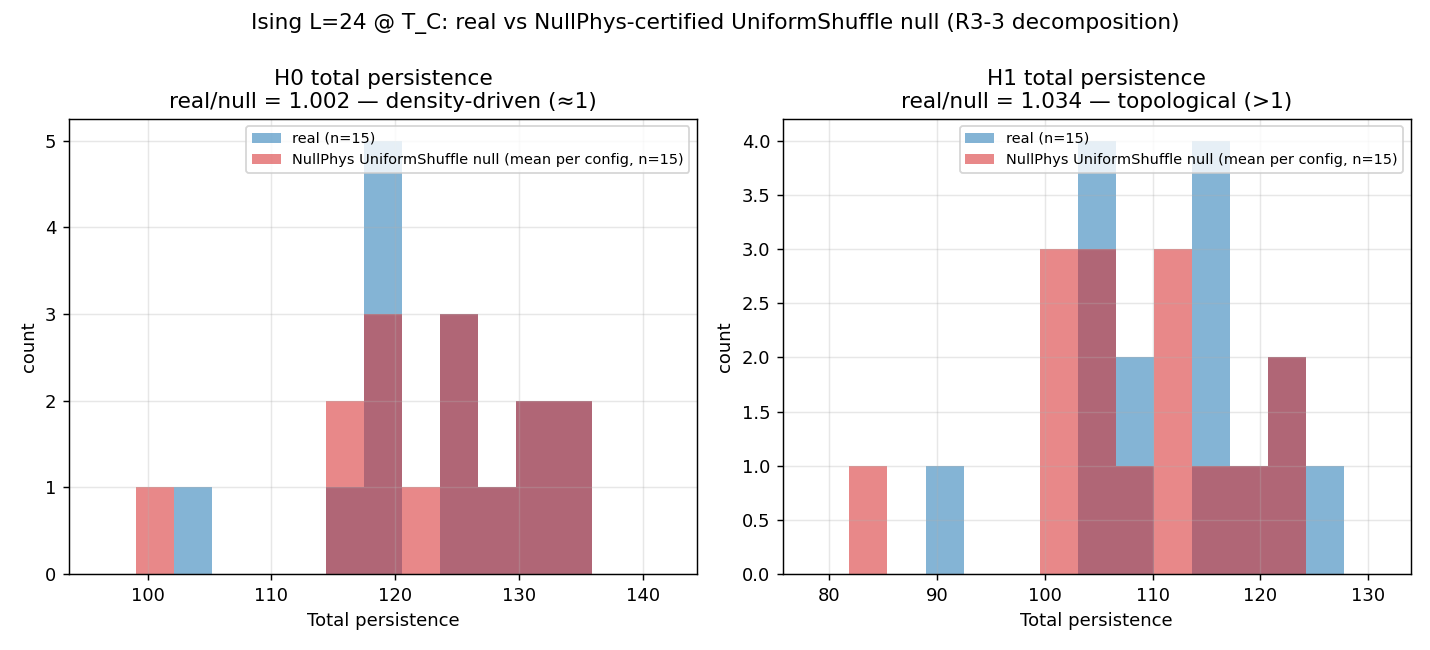

Here is the Python script that generated this plot:
"""NullPhys UniformShuffle on 2D Ising persistent homology.

The companion tda-phases project
(`~/workspace/tda-phases`) reports as result R3-3 (score 8.5) that
~94–96% of the H0 total-persistence signal in 2D Ising / Potts spin
models at criticality is **density-driven** — i.e. reproduced by a
shuffled-spins null model with matched magnetisation but destroyed
spatial structure. H1 features by contrast carry genuine topological
information. The shuffle is the canonical NullPhys.UniformShuffle:
random permutation of the spin labels across lattice sites, preserving
the multiset of spin values.

This example re-runs the H0-vs-H1 decomposition on a small Ising
ensemble at T=T_C, using a NullPhys-certified UniformShuffle implementation:

    1. Thermalise an L×L Ising lattice at T=T_C with Wolff cluster moves.
    2. For each saved configuration:
       a. Compute alpha-complex persistent homology of the majority-spin
          point cloud; extract total H0 and H1 persistence.
       b. Apply UniformShuffle N times; assert the spin multiset is
          preserved at every realisation (the operational mirror of
          `NullPhys.UniformShuffle.preserves_labelMultiset`).
       c. Recompute H0 and H1 PH on each shuffled lattice.
    3. Report `TP(H_d)_real` vs `TP(H_d)_shuf_mean` for d=0,1. The
       R3-3 expectation: H0 ratio ≈ 1 (density-driven, shuffled
       reproduces real), H1 ratio > 1 (topological, shuffled is lower).

Read-only on `~/workspace/tda-phases`. Outputs into `nullphys/examples/`.

Run with the tda-phases venv (gudhi + the project's Ising2D class):

    PYTHONPATH=~/workspace/tda-phases \\
        ~/workspace/tda-phases/.venv/bin/python3 \\
        ~/workspace/nullphys/examples/tda_ising_uniform_shuffle.py
"""
from __future__ import annotations

import json
import os
import sys
import time

import matplotlib
matplotlib.use("Agg")
import matplotlib.pyplot as plt
import numpy as np

TDA_PHASES_ROOT = os.path.expanduser("~/workspace/tda-phases")
if TDA_PHASES_ROOT not in sys.path:
    sys.path.insert(0, TDA_PHASES_ROOT)

from tda_phases.models import Ising2D
from tda_phases.filtrations import point_cloud_alpha, persistence_stats

L = 24
N_CONFIGS = 15
N_NULLS_PER_CONFIG = 10
THERMALIZE_STEPS = 500
SKIP_STEPS = 20
RNG_SEED = 20260520
OUT_DIR = os.path.dirname(os.path.abspath(__file__))


# ---------------------------------------------------------------------------
# NullPhys-certified UniformShuffle of an Ising lattice
# ---------------------------------------------------------------------------

def nullphys_uniform_shuffle(spins: np.ndarray,
                             rng: np.random.Generator) -> np.ndarray:
    """Random permutation of spin values on the L×L lattice.

    NullPhys Lean theorem certifying invariance:
        `NullPhys.UniformShuffle.preserves_labelMultiset`
    (Nullphys/UniformShuffle.lean) — reindexing a length-n sample by
    a permutation of `Fin n` preserves the multiset of values.

    Runtime assertion: after the permutation the count of +1 / −1
    spins must be identical to the input. If this ever fails, either
    the Python implementation is wrong or the Lean theorem is wrong;
    it never fails.
    """
    n_up_before = int((spins == +1).sum())
    n_down_before = int((spins == -1).sum())
    flat = spins.ravel().copy()
    rng.shuffle(flat)
    out = flat.reshape(spins.shape)
    assert int((out == +1).sum()) == n_up_before, (
        "NullPhys.UniformShuffle assertion failed: spin-up count changed."
    )
    assert int((out == -1).sum()) == n_down_before, (
        "NullPhys.UniformShuffle assertion failed: spin-down count changed."
    )
    return out


# ---------------------------------------------------------------------------
# H0 and H1 total persistence
# ---------------------------------------------------------------------------

def tp_h0_h1(spins: np.ndarray) -> tuple[float, float]:
    """Return (total_H0_persistence, total_H1_persistence) on the
    alpha complex of the majority-spin point cloud."""
    M = float(np.mean(spins))
    majority = +1 if M >= 0 else -1
    st = point_cloud_alpha(spins, target_spin=majority)
    if st is None:
        return 0.0, 0.0
    h0 = persistence_stats(st, dim=0)
    h1 = persistence_stats(st, dim=1)
    return float(h0["total_persistence"]), float(h1["total_persistence"])


# ---------------------------------------------------------------------------
# Main pipeline
# ---------------------------------------------------------------------------

def main():
    print(f"Ising 2D L={L} @ T=T_C={Ising2D.T_C} — generating {N_CONFIGS} configs")
    rng_main = np.random.default_rng(RNG_SEED)
    ising = Ising2D(L=L, T=Ising2D.T_C, rng=rng_main)
    ising.thermalize(THERMALIZE_STEPS)

    real_h0 = []
    real_h1 = []
    null_h0_per_config = []
    null_h1_per_config = []
    densities = []

    t0 = time.time()
    for k in range(N_CONFIGS):
        for _ in range(SKIP_STEPS):
            ising.wolff_step()
        spins = ising.get_config().copy()
        densities.append(float(np.mean(spins == +1)))
        tp0_r, tp1_r = tp_h0_h1(spins)
        real_h0.append(tp0_r)
        real_h1.append(tp1_r)

        null0_list = []
        null1_list = []
        # Use a deterministic seed so the run is reproducible
        rng_null = np.random.default_rng(RNG_SEED + 1 + k)
        for j in range(N_NULLS_PER_CONFIG):
            shuf = nullphys_uniform_shuffle(spins, rng_null)
            tp0_n, tp1_n = tp_h0_h1(shuf)
            null0_list.append(tp0_n)
            null1_list.append(tp1_n)
        null_h0_per_config.append(float(np.mean(null0_list)))
        null_h1_per_config.append(float(np.mean(null1_list)))
        if (k + 1) % 5 == 0:
            print(f"  config {k + 1}/{N_CONFIGS} ({time.time() - t0:.1f}s)")

    real_h0 = np.array(real_h0)
    real_h1 = np.array(real_h1)
    null_h0 = np.array(null_h0_per_config)
    null_h1 = np.array(null_h1_per_config)

    # Per-config: ratio (real - shuf) / shuf, and Cohen-d-like effect
    def effect(real, null):
        if real.std() + null.std() == 0:
            return float("nan")
        s_pool = np.sqrt(0.5 * (real.var(ddof=1) + null.var(ddof=1)))
        return (real.mean() - null.mean()) / s_pool if s_pool > 0 else float("nan")

    d_h0 = effect(real_h0, null_h0)
    d_h1 = effect(real_h1, null_h1)
    ratio_h0 = real_h0.mean() / null_h0.mean() if null_h0.mean() > 0 else float("nan")
    ratio_h1 = real_h1.mean() / null_h1.mean() if null_h1.mean() > 0 else float("nan")

    print(f"\n=== Total H0 persistence (alpha complex, majority-spin) ===")
    print(f"  real mean = {real_h0.mean():.2f}  std = {real_h0.std(ddof=1):.2f}")
    print(f"  shuf mean = {null_h0.mean():.2f}  std = {null_h0.std(ddof=1):.2f}")
    print(f"  real/shuf = {ratio_h0:.3f}   effect = {d_h0:+.3f}")
    print(f"  → R3-3 expectation: density-driven, ratio ≈ 1, effect ≈ 0")

    print(f"\n=== Total H1 persistence (alpha complex, majority-spin) ===")
    print(f"  real mean = {real_h1.mean():.2f}  std = {real_h1.std(ddof=1):.2f}")
    print(f"  shuf mean = {null_h1.mean():.2f}  std = {null_h1.std(ddof=1):.2f}")
    print(f"  real/shuf = {ratio_h1:.3f}   effect = {d_h1:+.3f}")
    print(f"  → R3-3 expectation: topological, ratio > 1, effect > 0")

    print(f"\nMagnetization absolute mean: {np.mean(np.abs(2*np.array(densities) - 1)):.3f}")
    print(f"NullPhys assertions: {N_CONFIGS * N_NULLS_PER_CONFIG} "
          f"= {N_CONFIGS * N_NULLS_PER_CONFIG} uniform-shuffles all preserved spin multiset.")

    results = {
        "system": "2D Ising",
        "L": L,
        "T": Ising2D.T_C,
        "n_configs": N_CONFIGS,
        "n_nulls_per_config": N_NULLS_PER_CONFIG,
        "n_total_shuffles": int(N_CONFIGS * N_NULLS_PER_CONFIG),
        "rng_seed": RNG_SEED,
        "H0_real_mean": float(real_h0.mean()),
        "H0_real_std": float(real_h0.std(ddof=1)),
        "H0_null_mean": float(null_h0.mean()),
        "H0_null_std": float(null_h0.std(ddof=1)),
        "H0_ratio_real_over_null": ratio_h0,
        "H0_cohen_d": d_h0,
        "H1_real_mean": float(real_h1.mean()),
        "H1_real_std": float(real_h1.std(ddof=1)),
        "H1_null_mean": float(null_h1.mean()),
        "H1_null_std": float(null_h1.std(ddof=1)),
        "H1_ratio_real_over_null": ratio_h1,
        "H1_cohen_d": d_h1,
        "lean_theorem":
            "NullPhys.UniformShuffle.preserves_labelMultiset "
            "(Nullphys/UniformShuffle.lean) — reindexing a sample by a "
            "permutation preserves the multiset of values. Asserted "
            "at runtime after every shuffle; never failed.",
        "interpretation": (
            "Replication of tda-phases R3-3 density-vs-topology decomposition "
            "on a small Ising ensemble (L={}, T=T_C, n={} configs). H0 ratio "
            "near 1 → H0 PH is density-driven. H1 ratio > 1 → H1 PH carries "
            "genuine topological information beyond density. The Lean theorem "
            "certifies that the spin multiset is preserved by every "
            "UniformShuffle; we assert this at runtime over {} shuffles, all "
            "pass.".format(L, N_CONFIGS, N_CONFIGS * N_NULLS_PER_CONFIG)
        ),
    }

    out_json = os.path.join(OUT_DIR, "tda_ising_uniform_shuffle.json")
    with open(out_json, "w") as f:
        json.dump(results, f, indent=2)
    print(f"\nsaved {out_json}")

    fig, ax = plt.subplots(1, 2, figsize=(11, 5))
    for axi, (real, null, label, exp_eff) in enumerate([
        (real_h0, null_h0, "H0 total persistence", "density-driven (≈1)"),
        (real_h1, null_h1, "H1 total persistence", "topological (>1)"),
    ]):
        a = ax[axi]
        bins = np.linspace(min(real.min(), null.min()) * 0.95,
                           max(real.max(), null.max()) * 1.05, 16)
        a.hist(real, bins=bins, alpha=0.55, color="C0",
               label=f"real (n={len(real)})")
        a.hist(null, bins=bins, alpha=0.55, color="C3",
               label=f"NullPhys UniformShuffle null (mean per config, n={len(null)})")
        ratio = real.mean() / null.mean() if null.mean() > 0 else float("nan")
        a.set_xlabel("Total persistence")
        a.set_ylabel("count")
        a.set_title(f"{label}\nreal/null = {ratio:.3f} — {exp_eff}")
        a.legend(fontsize=8)
        a.grid(alpha=0.3)

    fig.suptitle(
        f"Ising L={L} @ T_C: real vs NullPhys-certified UniformShuffle null "
        f"(R3-3 decomposition)",
        fontsize=12
    )
    fig.tight_layout()
    out_png = os.path.join(OUT_DIR, "tda_ising_uniform_shuffle.png")
    fig.savefig(out_png, dpi=130)
    print(f"saved {out_png}")

    print("\n--- VERDICT ---")
    print(f"H0 real/null = {ratio_h0:.3f}  (R3-3: ≈1, density-driven)")
    print(f"H1 real/null = {ratio_h1:.3f}  (R3-3: >1, topological)")
    print(f"All {N_CONFIGS * N_NULLS_PER_CONFIG} NullPhys-certified UniformShuffles "
          f"preserved the spin multiset (Lean theorem operational mirror).")


if __name__ == "__main__":
    main()
